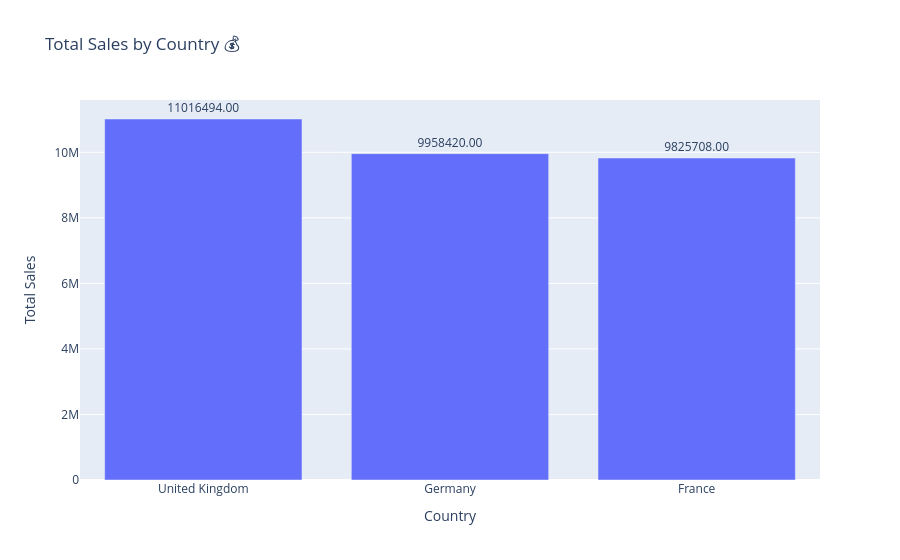

Write notebook code for a chart like this one.
### Markdown cell above
## 🌍 Geographic Analysis

### Code cell
print("📋 Question 1: Which country generates the highest total sales? 💰")

country_sales = df.groupby('Country')['Sales'].sum().sort_values(ascending=False).reset_index()
top_country = country_sales.iloc[0]['Country']
print("Country with highest sales:", top_country)

fig = px.bar(country_sales,
             x='Country',
             y='Sales',
             title='Total Sales by Country 💰',
             labels={'Sales':'Total Sales', 'Country':'Country'},
             text='Sales')
fig.update_traces(texttemplate='%{text:.2f}', textposition='outside')
fig.show()

### Figure 1 — Plotly figure (JSON) as saved in the notebook; plotly's stock layout.template omitted (floating-point values rounded to 4 significant figures)
{"data": [{"hovertemplate": "Country=%{x}<br>Total Sales=%{text}<extra></extra>", "legendgroup": "", "marker": {"color": "#636efa", "pattern": {"shape": ""}}, "name": "", "orientation": "v", "showlegend": false, "text": [11020000.0, 9958000.0, 9826000.0], "textposition": "outside", "texttemplate": "%{text:.2f}", "type": "bar", "x": ["United Kingdom", "Germany", "France"], "xaxis": "x", "y": [11016494, 9958420, 9825708], "yaxis": "y"}], "layout": {"barmode": "relative", "legend": {"tracegroupgap": 0}, "title": {"text": "Total Sales by Country 💰"}, "xaxis": {"anchor": "y", "domain": [0, 1], "title": {"text": "Country"}}, "yaxis": {"anchor": "x", "domain": [0, 1], "title": {"text": "Total Sales"}}}}
